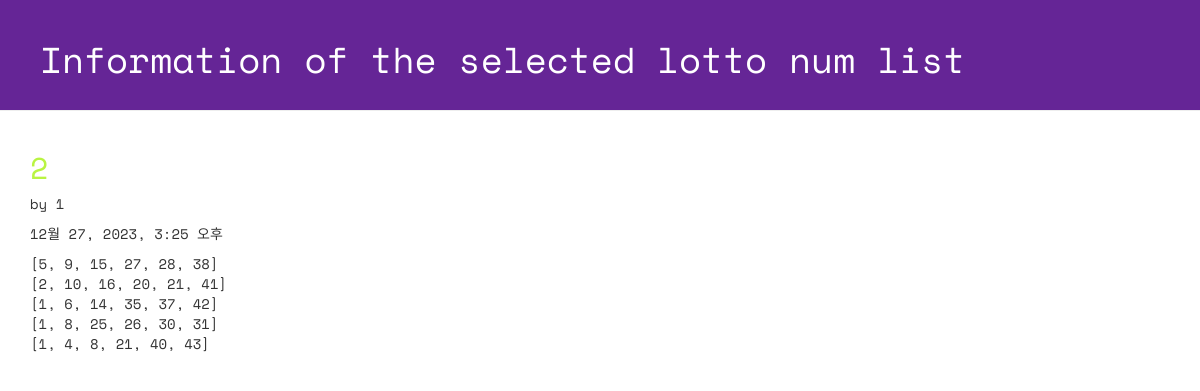
The app's page /lotto/4/detail with its own data.
### lotto/models.py (models this page shows, shortened)
class GuessNumbers(models.Model):    # models의 Model 클래스 상속
    name = models.CharField(max_length=24)     # 로또 번호 리스트의 이름
    text = models.CharField(max_length=255)     # 로또 번호 리스트에 대한 설명
    lottos = models.CharField(max_length=255, default='[1, 2, 3, 4, 5, 6]')
    num_lotto = models.IntegerField(default=5)     # 6개 번호 set의 갯수
    update_date = models.DateTimeField()

### lotto/views.py (the view)
# urls.py: path('lotto/<int:lottokey>/detail', views.detail, name='detail'),
def detail(request, lottokey):
    lotto = GuessNumbers.objects.get(id=lottokey)  # id 대신 pk도 가능
    return render(request, 'lotto/detail.html', {'lotto': lotto})

### lotto/templates/lotto/detail.html (shortened to what this page needs)
<!DOCTYPE html>
{% load static %}
<html lang="ko">
<head>
  <link rel="stylesheet" href="//maxcdn.bootstrapcdn.com/bootstrap/3.2.0/css/bootstrap.min.css">
  <link rel="stylesheet" href="//maxcdn.bootstrapcdn.com/bootstrap/3.2.0/css/bootstrap-theme.min.css">
  <link rel="stylesheet" href="{% static 'css/lotto.css'%}">
</head>
<body>
  <div class="page-header">
  	<h1>Information of the selected lotto num list</h1>
  </div>
  <div class="container lotto">
    <h2>{{ lotto.text }}</h2>
    <p> by {{ lotto.name }}</p>
    <p> {{ lotto.update_date }}</p>
    <p> {{ lotto.lottos | linebreaksbr }}</p>
  </div>
</body>
</html>

### lotto/static/css/lotto.css (style rules this page uses)
.page-header { background-color: #652596; margin-top: 0; padding: 20px 20px 20px 40px; font-family: 'Space Mono', monospace; }
.page-header h1 { color: #FFFFFF; }
.container { font-family: 'Space Mono', monospace; }
.container h2 { color: #b9f442; }

### records on screen
GuessNumbers: text "2", name "1", update_date "12월 27, 2023, 3:25 오후", lottos "[5, 9, 15, 27, 28, 38] [2, 10, 16, 20, 21, 41] [1, 6, 14, 35, 37, 42] [1, 8, 25, 26, 30, 31] [1, 4, 8, 21, 40, 43]"
